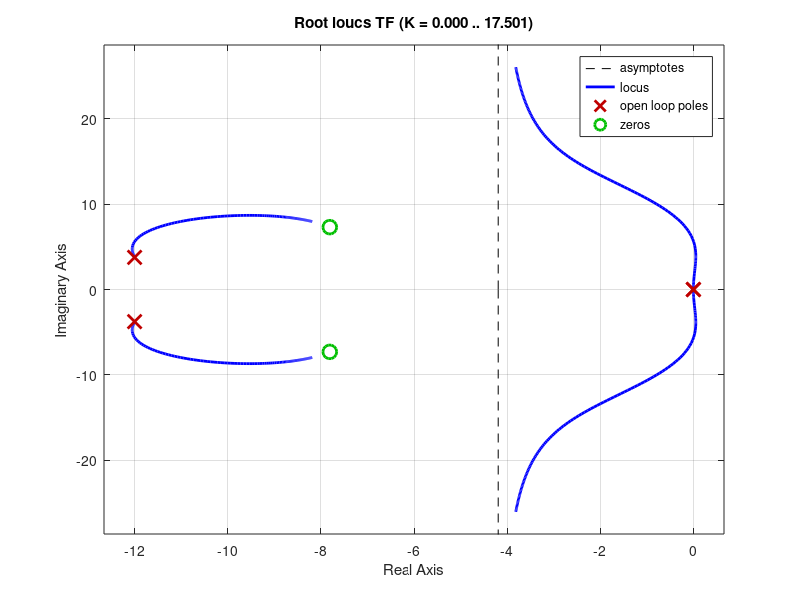

Reproduce this figure in MATLAB.
clc
clear all
close all
%% Constants
%--------------------------------------------------------------------------
g = 9.81;                       % [m/s^2]  gravity

%--------------------------------------------------------------------------
%% Vehicle Parameters
%--------------------------------------------------------------------------
m  = 1776;                  % [kg]     mass with 2 occupants
Iz = 2763.49;               % [kg-m^2] rotational inertia
a  = 1.264;                 % [m]      distance from CoM to front axle
b  = 1.367;                 % [m]      distance from C0M to rear axle
L  = a + b;         % [m]      wheelbase
Wf = m*g*(b/L); % [N]      static front axle weight
Wr = m*g*(a/L); % [N]      static rear axle weight

%--------------------------------------------------------------------------
%% Tire Parameters
%--------------------------------------------------------------------------
% Front tires
f_tire.Ca_lin = 80000;          % [N/rad]  linear model cornering stiffness
f_tire.Cy     = 110000;         % [N/rad]  fiala model cornering stiffness
f_tire.mu_s   = 0.90;           %          sliding friction coefficient
f_tire.mu     = 0.90;           %          peak friction coefficient

% Rear tires
r_tire.Ca_lin = 120000;
r_tire.Cy     = 180000;
r_tire.mu_s   = 0.94;
r_tire.mu     = 0.94;


%% Transfer function and root locus
s = tf('s');
Ux = 10;
tau = 1*10^-10;

num1 = f_tire.Ca_lin*Iz/m;
num2 = b*L*f_tire.Ca_lin*r_tire.Ca_lin/(m*Ux);
num3 = L*f_tire.Ca_lin*r_tire.Ca_lin/m;
num = (num1*s^2 + num2*s + num3);

den1 = Iz;
den2 = Iz*(f_tire.Ca_lin + r_tire.Ca_lin)/(m*Ux) + (a^2*f_tire.Ca_lin + b^2*r_tire.Ca_lin)/Ux;
den3 = f_tire.Ca_lin*r_tire.Ca_lin*L^2/(m*Ux^2) + b*r_tire.Ca_lin - a*f_tire.Ca_lin;
den = s^2*(den1*s^2 + den2*s + den3);

TF = num/den;

rlocus(TF)